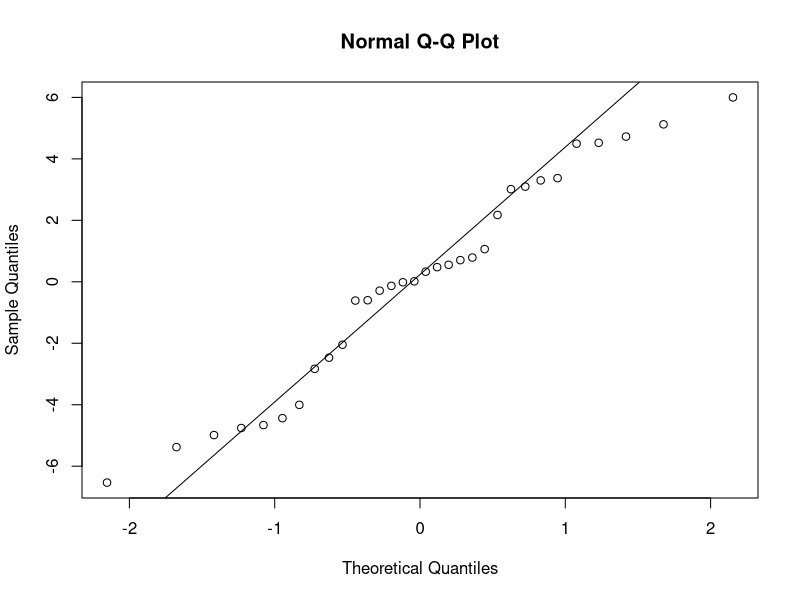
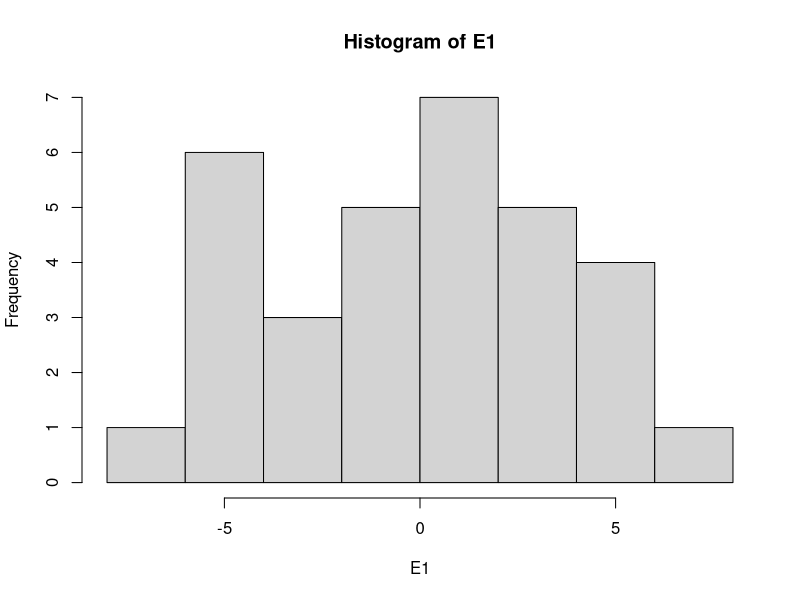
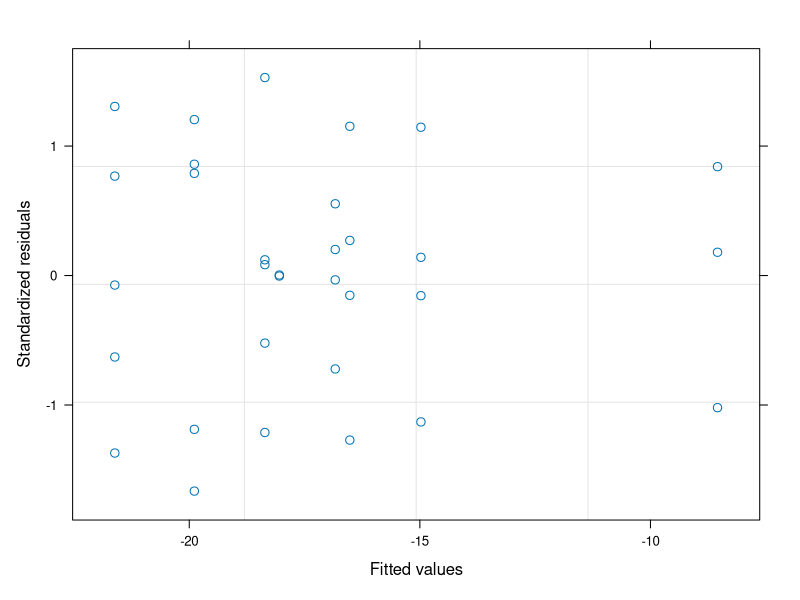

Write the R code that produced these figures, in order. (Note: this script raises an error after producing the figures.)
#Author:  Clay Arango
#Creation date: 10-Feb-19
#Script to analyze NDS data from Summer 2018 WSB work with S. Roley and A. Alexiades

#packages
install.packages("nlme")
install.packages("nortest")
install.packages("dplyr")
install.packages("multcomp")
install.packages("MASS")
install.packages("ggplot2")
library(nlme)
library(nortest)
library(dplyr)
library(multcomp)
library(MASS)
library(ggplot2)

#Load data
cen_lan_summer <- read.table(file="cen_lan_summer.csv", header=T, sep=",")

#set variable
d = cen_lan_summer

#evaluate data to make sure factors are correct
names(d)
unique(d$nutrient) #control, N, NP, NPSi, NSi, P, PSi, Si
unique(d$N) #should be 0 and 1
unique(d$P) #should be 0 and 1
unique(d$Si) #should be 0 and 1
unique(d$top) #should be "sponge" and "glass"
#if need to change, use recode function below. 
d$top<-recode(d$top, "cellulose" ="sponge")
str(d)

#convert N and P vand Si alues (0 or 1 for absence or presence) to factors
d$N<-as.factor(d$N)
d$P<-as.factor(d$P)
d$Si<-as.factor(d$Si)
str(d)

#subset data into gpp and cr response
d.cr = subset(d, top=="sponge", data=d)
d.gpp = subset(d, top=="glass", data=d)

#calculate nrr for cr
x = aggregate(d.cr[,8], list(d.cr$nutrient), mean, na.rm=T)
x
d.cr$cr.nrr = d.cr$cr.area/-21.614009 #is there a prettier way to do this?

#calculate nrr for gpp
x = aggregate(d.gpp[,9], list(d.gpp$nutrient), mean, na.rm=T)
x
d.gpp$gpp.nrr = d.gpp$gpp.area/3.398031 #is there a prettier way to do this?

############################################################
#analyze RESPIRATION data
############################################################

M1<-gls(cr.area~N*P*Si, data=d.cr, na.action=na.omit)
E1<-residuals(M1)
qqnorm(E1)
qqline(E1)
ad.test(E1)
   #residuals are normally distributed
hist(E1)  
plot(M1)
   #this doesn't look good

plot(filter(d.cr, !is.na(cr.area)) %>% dplyr::select(nutrient), 
     E1, xlab="nutrient", ylab="Residuals")
bartlett.test(cr.area~nutrient, data=d.cr)
   #variance test not OK, we'll probably need to mess with this one

anova(M1)
  
x <- group_by(d.cr, nutrient) %>%  # Grouping function causes subsequent functions to aggregate by season and reach
  summarize(cr.mean = abs(mean(cr.area, na.rm = TRUE)), # na.rm = TRUE to remove missing values
            cr.sd=abs(sd(cr.area, na.rm = TRUE)),  # na.rm = TRUE to remove missing values
            n = sum(!is.na(cr.area)), # of observations, excluding NAs. 
            cr.se=cr.sd/sqrt(n))

ggplot(data=x, aes(x=nutrient, y=cr.mean)) + 
  geom_bar(stat="identity", position=position_dodge(), color = "black") + 
  geom_errorbar(aes(ymin=cr.mean, ymax=cr.mean+cr.se), width=0.2, 
                position=position_dodge(0.9)) + 
  xlab("Nutrient") +
  ylab(expression(Respiration~(ug~O[2]~m^{-2}~h^{-1}))) +
  ylim(0,20) +
  labs(fill="Light") +
  theme_bw() +
  theme(panel.grid.major=element_blank(),
        panel.grid.minor=element_blank(),
        legend.title=element_text(size=6),
        legend.key=element_blank(), 
        legend.position=c(0.5,0.95), 
        legend.text=element_text(size=8), 
        legend.background=element_blank(), 
        legend.direction="horizontal", 
        legend.key.size=unit(0.3, "cm"), 
        axis.title.y=element_text(size=8), 
        axis.title.x=element_text(size=8), 
        axis.text.x=element_text(size=8))

#ggsave('output/figures/Ring_summer.tiff',
#       units="in",
#       width=3.25,
#       height=3.25,
#       dpi=1200,
#       compression="lzw")

############################################################
#analyze the PRODUCTION data
############################################################

M1<-gls(gpp.area~N*P*Si, data=d.gpp, na.action=na.omit) 
E1<-residuals(M1)
qqnorm(E1)
qqline(E1)
ad.test(E1)
   
hist(E1, xlab="residuals", main="")
plot(M1)

plot(filter(d.gpp, !is.na(gpp.area)) %>% dplyr::select(nutrient), 
     E1, xlab="nutrient", ylab="Residuals")
bartlett.test(gpp.area~nutrient, data=d.gpp)
   
anova(M1)
  
x <- group_by(d.gpp, nutrient) %>%  # Grouping function causes subsequent functions to aggregate by season and reach
  summarize(gpp.mean = abs(mean(gpp.area, na.rm = TRUE)), # na.rm = TRUE to remove missing values
            gpp.sd=abs(sd(gpp.area, na.rm = TRUE)),  # na.rm = TRUE to remove missing values
            n = sum(!is.na(gpp.area)), # of observations, excluding NAs. 
            gpp.se=gpp.sd/sqrt(n))

ggplot(data=x, aes(x=nutrient, y=gpp.mean)) + 
  geom_bar(stat="identity", position=position_dodge(), color = "black") + 
  geom_errorbar(aes(ymin=gpp.mean, ymax=gpp.mean+gpp.se), width=0.2, 
                position=position_dodge(0.9)) + 
  xlab("Nutrient") +
  ylab(expression(Production~(ug~O[2]~m^{-2}~h^{-1}))) +
  labs(fill="Light") +
  theme_bw() +
  theme(panel.grid.major=element_blank(),
        panel.grid.minor=element_blank(), 
        legend.title=element_text(size=6), 
        legend.key=element_blank(),  
        legend.position=c(0.5,0.95),  
        legend.text=element_text(size=8),  
        legend.background=element_blank(),  
        legend.direction="horizontal",  
        legend.key.size=unit(0.3, "cm"),  
        axis.title.y=element_text(size=8),  
        axis.title.x=element_text(size=8),  
        axis.text.x=element_text(size=8))

#ggsave('output/figures/gppByNutrient.tiff',
#       units="in",
#       width=3.25,
#       height=3.25,
#       dpi=1200,
#       compression="lzw")


#BELOW HERE IS NOT EDITED





############################################################
#analyze the CHL-A biomass on disks

M1<-gls(chla~N*P*light, data=roza_sum.chla, na.action=na.omit)
E1<-residuals(M1)
qqnorm(E1)
qqline(E1)
ad.test(E1)
  #residuals look bad (p=0.001)
hist(E1)
plot(M1)

vf1 = varIdent(form = ~ 1|N*P)
vf2 = varIdent(form = ~ 1|light)
vf3 = varIdent(form = ~ 1|N*P*light)
vf4 = varPower(form = ~ fitted(.)) 
vf5 = varExp(form = ~ fitted(.))
vf6 = varConstPower(form = ~ fitted(.))
vf7 = varExp(form = ~ fitted(.)|nutrient)

M2<-gls(chla~N*P*light, data=roza_sum.chla, na.action=na.omit, weights=vf1)
M3<-gls(chla~N*P*light, data=roza_sum.chla, na.action=na.omit, weights=vf2)
M4<-gls(chla~N*P*light, data=roza_sum.chla, na.action=na.omit, weights=vf3)
M5<-gls(chla~N*P*light, data=roza_sum.chla, na.action=na.omit, weights=vf4)
M6<-gls(chla~N*P*light, data=roza_sum.chla, na.action=na.omit, weights=vf5)
M7<-gls(chla~N*P*light, data=roza_sum.chla, na.action=na.omit, weights=vf6)
M8<-gls(chla~N*P*light, data=roza_sum.chla, na.action=na.omit, weights=vf7)

anova(M1,M2,M3,M4,M5,M6,M7,M8)

#M3 is best on AIC

E3<-residuals(M3)
qqnorm(E3)
qqline(E3)
ad.test(E3)
#residuals are not normal (p=0.001)
hist(E3, xlab="residuals", main="")
plot(M3)
  #hist and plot look good

plot(filter(roza_sum.chla, !is.na(chla)) %>% dplyr::select(light), 
     E3, xlab="light", ylab="Residuals")
bartlett.test(chla~light, data=roza_sum.chla)

plot(filter(roza_sum.chla, !is.na(chla)) %>% dplyr::select(nutrient), 
     E3, xlab="nutrient", ylab="Residuals")
bartlett.test(chla~nutrient, data=roza_sum.chla)

anova(M3)

#light is significant and N and P separately interact with light

x<-roza_sum.chla[complete.cases(roza_sum.chla$chla),]

with(x, 
     interaction.plot(nutrient,light,chla, 
                      ylim=c(0,1.5),lty=c(1,12),lwd=2,ylab="Chlorophyll a", 
                      xlab="Nutrient", trace.label="Light"))

x <- group_by(roza_sum.chla, nutrient, light) %>%  # Grouping function causes subsequent functions to aggregate by season and reach
  summarize(chla.mean = mean(chla, na.rm = TRUE), # na.rm = TRUE to remove missing values
            chla.sd=sd(chla, na.rm = TRUE),  # na.rm = TRUE to remove missing values
            n = sum(!is.na(chla)), # of observations, excluding NAs. 
            chla.se=chla.sd/sqrt(n))

ggplot(data=x, 
       aes(x=nutrient, y=chla.mean, fill=light)) + 
  geom_bar(stat="identity", position=position_dodge(), color = "black") + 
  geom_errorbar(aes(ymin=chla.mean, ymax=chla.mean+chla.se), width=0.2, 
                position=position_dodge(0.9)) + 
  scale_fill_manual(values=c("white","black")) +
  xlab("Nutrient") +
  ylab(expression(Chlorophyll~a~(ug~cm^{-2}))) +
  ylim(0,1.7) +
  labs(fill="Light") +
  theme_bw() +
  theme(panel.grid.major=element_blank(), 
        panel.grid.minor=element_blank(), 
        legend.title=element_text(size=6), 
        legend.key=element_blank(), 
        legend.position=c(0.5,0.95), 
        legend.text=element_text(size=8), 
        legend.background=element_blank(), 
        legend.direction="horizontal", 
        legend.key.size=unit(0.3, "cm"), 
        axis.title.y=element_text(size=8), 
        axis.title.x=element_text(size=8), 
        axis.text.x=element_text(size=8))

ggsave('output/figures/chlaByNutrientLight.tiff',
       units="in",
       width=3.25,
       height=3.25,
       dpi=1200,
       compression="lzw")



############################################################
############################################################
#calculate nrr mean and standard error
x1 <- group_by(roza_sum, nutrient, light) %>%  # Grouping function causes subsequent functions to aggregate by season and reach
  summarize(chla.nrr.mean = mean(chla.nrr, na.rm = TRUE), # na.rm = TRUE to remove missing values
            chla.nrr.sd=sd(chla.nrr, na.rm = TRUE),  # na.rm = TRUE to remove missing values
            chla.n = sum(!is.na(chla.nrr)), # of observations, excluding NAs. 
            chla.nrr.se=chla.nrr.sd/sqrt(chla.n))


x2 <- group_by(roza_sum, nutrient, light) %>%  # Grouping function causes subsequent functions to aggregate by season and reach
  summarize(gpp.nrr.mean = mean(gpp.nrr, na.rm = TRUE), # na.rm = TRUE to remove missing values
            gpp.nrr.sd=sd(gpp.nrr, na.rm = TRUE),  # na.rm = TRUE to remove missing values
            gpp.n = sum(!is.na(gpp.nrr)), # of observations, excluding NAs. 
            gpp.nrr.se=gpp.nrr.sd/sqrt(gpp.n))

x3 <- group_by(roza_sum, nutrient, light) %>%  # Grouping function causes subsequent functions to aggregate by season and reach
  summarize(cr.nrr.mean = mean(cr.nrr, na.rm = TRUE), # na.rm = TRUE to remove missing values
            cr.nrr.sd=sd(cr.nrr, na.rm = TRUE),  # na.rm = TRUE to remove missing values
            cr.n = sum(!is.na(cr.nrr)), # of observations, excluding NAs. 
            cr.nrr.se=cr.nrr.sd/sqrt(cr.n))

roza_sum.nrr<-cbind(x1,x2,x3)
roza_sum.nrr <- roza_sum.nrr[, !duplicated(colnames(roza_sum.nrr))]
write.csv(roza_sum.nrr, "roza_sum.nrr.csv")
